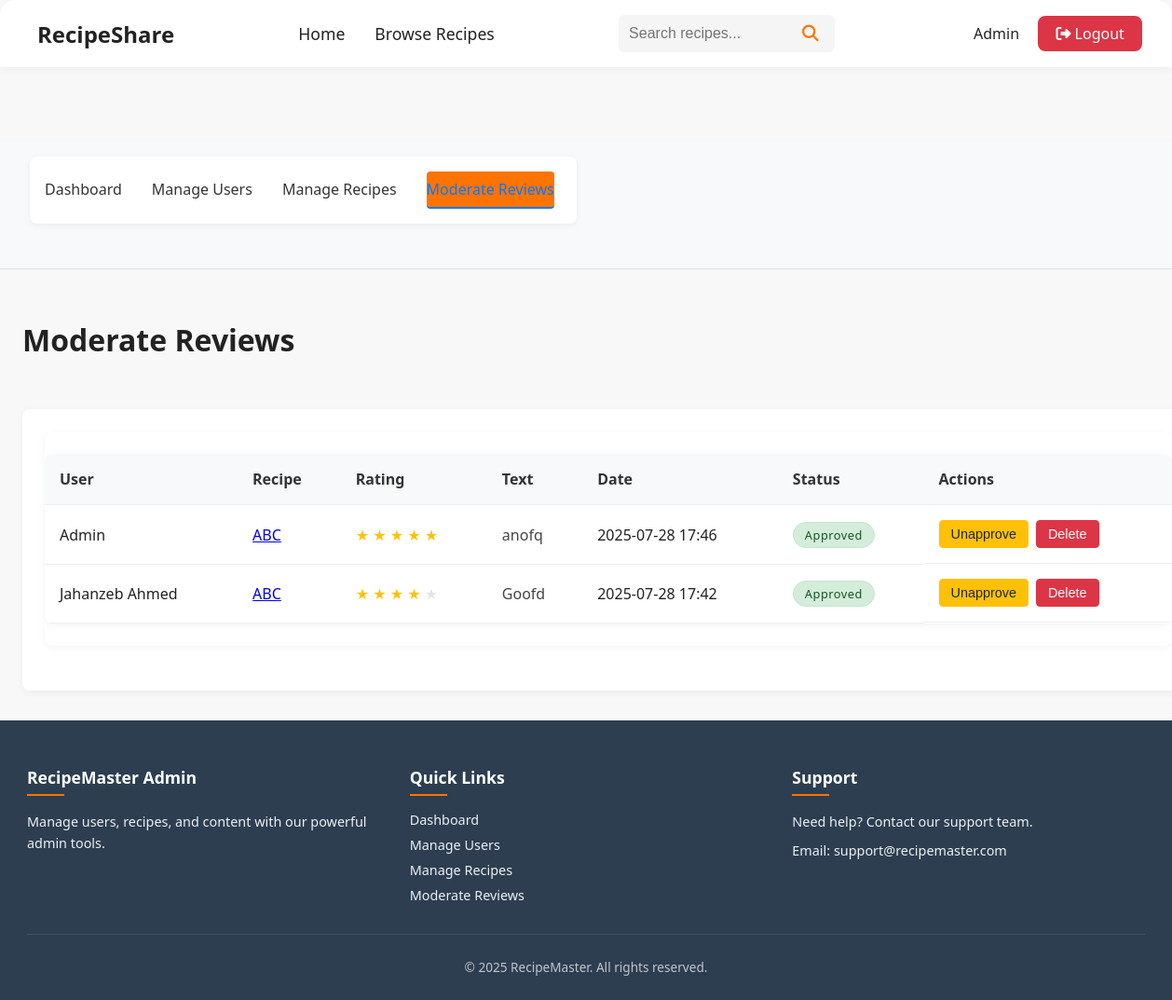
Screenshot of /admin/reviews (signed in) with the database file from the repository.
### models.py (models this page shows, shortened)
class User(db.Model):
    id = db.Column(db.Integer, primary_key=True)
    email = db.Column(db.String(120), unique=True, nullable=False)
    password = db.Column(db.String(200), nullable=False)
    role = db.Column(db.String(10), default='User')
    name = db.Column(db.String(100))
    blocked = db.Column(db.Boolean, default=False)

class Recipe(db.Model):
    id = db.Column(db.Integer, primary_key=True)
    title = db.Column(db.String(200), nullable=False)
    description = db.Column(db.Text, nullable=False)
    ingredients = db.Column(db.Text, nullable=False)
    steps = db.Column(db.Text, nullable=False)
    category = db.Column(db.String(50))
    cooking_time = db.Column(db.Integer)
    image_url = db.Column(db.String(300))
    user_id = db.Column(db.Integer, db.ForeignKey('user.id'))
    user = db.relationship('User', backref='recipes')
    approved = db.Column(db.Boolean, default=False)
    dietary_preference = db.Column(db.String(20))
    popularity = db.Column(db.Integer, default=0)
    created_at = db.Column(db.DateTime, default=datetime.utcnow)
    is_published = db.Column(db.Boolean, default=True)
    is_reported = db.Column(db.Boolean, default=False)

class Review(db.Model):
    id = db.Column(db.Integer, primary_key=True)
    user_id = db.Column(db.Integer, db.ForeignKey('user.id'))
    recipe_id = db.Column(db.Integer, db.ForeignKey('recipe.id'))
    rating = db.Column(db.Integer, nullable=False)
    text = db.Column(db.Text)
    timestamp = db.Column(db.DateTime, default=datetime.utcnow)
    approved = db.Column(db.Boolean, default=True)
    notification_sent = db.Column(db.Boolean, default=False)
    __table_args__ = (db.UniqueConstraint('user_id', 'recipe_id', name='unique_review'),)
    user = db.relationship('User', backref='reviews')
    recipe = db.relationship('Recipe', backref='recipe_reviews')

### app.py (the view)
@app.route('/admin/reviews')
@admin_required
def admin_reviews():
    reviews = Review.query.order_by(Review.timestamp.desc()).all()
    review_list = []
    for r in reviews:
        user = User.query.get(r.user_id)
        recipe = Recipe.query.get(r.recipe_id)
        review_list.append({
            'id': r.id,
            'user_name': user.name if user else 'Unknown',
            'recipe_id': r.recipe_id,
            'recipe_title': recipe.title if recipe else 'Unknown',
            'rating': r.rating,
            'text': r.text,
            'timestamp': r.timestamp,
            'approved': r.approved,
        })
    return render_template('admin_reviews.html', reviews=review_list)

### app.py (called while the page is built, shortened)
@app.context_processor
def inject_user():
    from flask_jwt_extended import get_jwt_identity
    from datetime import datetime
    context = {
        'logged_in': False,
        'user_name': None,
        'csrf_token': generate_csrf,
        'now': datetime.utcnow(),
        'current_user': None
    }
    if 'user_id' in session:
        user = User.query.get(session['user_id'])
        if user:
            context.update({
                'logged_in': True,
                'user_name': user.name,
                'current_user': user
            })
    return context

### templates/admin_reviews.html (shortened to what this page needs)
{% extends "admin_base.html" %}
{% block admin_content %}
<div class="admin-header">
    <h1>Moderate Reviews</h1>
</div>
    <div class="admin-section">
        <div class="table-responsive">
            <table class="reviews-table">
                <thead>
                    <tr>
                        <th>User</th>
                        <th>Recipe</th>
                        <th>Rating</th>
                        <th>Text</th>
                        <th>Date</th>
                        <th>Status</th>
                        <th>Actions</th>
                    </tr>
                </thead>
                <tbody>
                    {% for review in reviews %}
                    <tr class="{% if not review.approved %}pending-row{% endif %}">
                        <td>{{ review.user_name }}</td>
                        <td>
                            <a href="{{ url_for('recipe_detail', recipe_id=review.recipe_id) }}" target="_blank">
                                {{ review.recipe_title }}
                            </a>
                        </td>
                        <td>
                            <div class="rating">
                                {% for i in range(5) %}
                                    <span class="star {% if i < review.rating %}filled{% endif %}">★</span>
                                {% endfor %}
                            </div>
                        </td>
                        <td class="review-text">{{ review.text }}</td>
                        <td>{{ review.timestamp.strftime('%Y-%m-%d %H:%M') }}</td>
                        <td>
                            {% if review.approved %}
                                <span class="status-badge approved">Approved</span>
                            {% else %}
                                <span class="status-badge pending">Pending</span>
                            {% endif %}
                        </td>
                        <td class="actions">
                            {% if not review.approved %}
                            <button onclick="approveReview('{{ review.id }}')" class="btn btn-approve">
                                Approve
                            </button>
                            {% else %}
                            <button onclick="unapproveReview('{{ review.id }}')" class="btn btn-warning">
                                Unapprove
                            </button>
                            {% endif %}
                            <button onclick="deleteReview('{{ review.id }}')" class="btn btn-delete">
                                Delete
                            </button>
                        </td>
                    </tr>
                    {% else %}
                    <tr>
                        <td colspan="7" style="text-align: center;">No reviews to moderate</td>
                    </tr>
                    {% endfor %}
                </tbody>
            </table>
        </div>
    </div>
{% endblock %}
{% block footer %}
<footer class="admin-footer">
    <div class="container">
        <div class="admin-footer-content">
            <div class="admin-footer-section">
                <h3>RecipeMaster Admin</h3>
                <p>Manage users, recipes, and content with our powerful admin tools.</p>
            </div>
            <div class="admin-footer-section">
                <h3>Quick Links</h3>
                <ul>
                    <li><a href="{{ url_for('admin_dashboard') }}">Dashboard</a></li>
                    <li><a href="{{ url_for('admin_users') }}">Manage Users</a></li>
                    <li><a href="{{ url_for('admin_recipes') }}">Manage Recipes</a></li>
                    <li><a href="{{ url_for('admin_reviews') }}">Moderate Reviews</a></li>
                </ul>
            </div>
            <div class="admin-footer-section">
                <h3>Support</h3>
                <p>Need help? Contact our support team.</p>
                <p>Email: support@recipemaster.com</p>
            </div>
        </div>
        <div class="admin-footer-bottom">
            <p>&copy; {{ now.year }} RecipeMaster. All rights reserved.</p>
        </div>
    </div>
</footer>
{% endblock %}

### templates/base.html (shortened to what this page needs)
<!DOCTYPE html>
<html lang="en">
<head>
    <link rel="stylesheet" href="/static/style.css">
    <link rel="stylesheet" href="https://cdnjs.cloudflare.com/ajax/libs/font-awesome/6.4.0/css/all.min.css">
    {% block extra_css %}{% endblock %}
</head>
<body>
    <header class="navbar">
        <div class="logo">
            <a href="{{ url_for('home') }}" style="text-decoration: none; color: inherit;">
                <span>RecipeShare</span>
            </a>
        </div>
        <nav>
            <a href="{{ url_for('home') }}" {% if request.endpoint == 'home' %}class="active"{% endif %}>Home</a>
            <a href="{{ url_for('recipes') }}" {% if request.endpoint == 'recipes' %}class="active"{% endif %}>Browse Recipes</a>
        </nav>
        {% if request.endpoint != 'home' %}
        <form class="search-bar" action="{{ url_for('search') }}" method="GET">
            <input type="text" name="q" placeholder="Search recipes..." value="{{ request.args.get('q', '') }}">
            <button type="submit"><i class="fa fa-search"></i></button>
        </form>
        {% endif %}
        {% if current_user.is_authenticated %}
        <div class="user-menu">
            <button class="user-menu-btn" onclick="toggleDropdown()">
                <i class="fas fa-user-circle"></i>
                <a href="{{ url_for('profile') }}" style="color: inherit; text-decoration: none;">
                    <span>{{ current_user.name or 'My Account' }}</span>
                </a>
                <i class="fas fa-chevron-down" style="font-size: 0.8rem; margin-left: 0.5rem;"></i>
            </button>
            <div class="dropdown-menu" id="userDropdown">
                <a href="{{ url_for('profile') }}" class="dropdown-item">
                    <i class="fas fa-user"></i> My Profile
                </a>
                {% if current_user.role == 'Admin' %}
                <a href="{{ url_for('admin_dashboard') }}" class="dropdown-item">
                    <i class="fas fa-shield-alt"></i> Admin Dashboard
                </a>
                {% endif %}
                <div class="dropdown-divider"></div>
                <a href="{{ url_for('logout') }}" class="dropdown-item">
                    <i class="fas fa-sign-out-alt"></i> Logout
                </a>
            </div>
        </div>
        {% elif logged_in %}
        <div class="user-menu">
            <a href="{{ url_for('profile') }}" class="user-name">{{ user_name or 'User' }}</a>
            <a href="{{ url_for('logout') }}" class="logout-btn">
                <i class="fas fa-sign-out-alt"></i> Logout
            </a>
        </div>
        {% else %}
        <a href="{{ url_for('login') }}" class="login-btn">
            <i class="fas fa-sign-in-alt"></i> Login
        </a>
        {% endif %}
    </header>
    <main class="container">
        {% block content %}{% endblock %}
    </main>
    {% block footer %}{% endblock %}
</body>
</html>

### static/style.css (style rules this page uses)
body { font-family: 'Segoe UI', Arial, sans-serif; margin: 0; padding: 0; background: #f8f8f8; color: #222; }
.navbar { display: flex; align-items: center; justify-content: space-between; background: #fff; padding: 1rem 2rem; box-shadow: 0 2px 8px rgba(0,0,0,0.05); border-radius: 16px 16px 0 0; }
.logo { display: flex; align-items: center; font-size: 1.5rem; font-weight: bold; color: #222; gap: 0.5rem; }
.navbar nav { display: flex; gap: 2rem; }
.navbar nav a { text-decoration: none; color: #222; font-weight: 500; font-size: 1.1rem; transition: color 0.2s; }
.user-menu { position: relative; display: inline-block; }
.search-bar { display: flex; align-items: center; background: #f5f5f5; border-radius: 6px; padding: 0.2rem 0.7rem; margin-right: 1rem; }
.search-bar input { border: none; background: transparent; outline: none; font-size: 1rem; padding: 0.5rem 0; width: 180px; }
.search-bar button { border: none; background: none; color: #ff7300; font-size: 1.1rem; cursor: pointer; }
.btn { display: inline-flex; align-items: center; gap: 0.5rem; padding: 0.9rem 2rem; border-radius: 10px; font-size: 1.1rem; font-weight: 500; text-decoration: none; border: 2px solid transparent; transition: background 0.2s, color 0.2s, border 0.2s; cursor: pointer; }
.user-menu .user-name { color: #222; font-weight: 500; margin-right: 1rem; text-decoration: none; transition: color 0.2s; }
.logout-btn { background: #dc3545; color: #fff; border: none; border-radius: 8px; padding: 0.5rem 1.2rem; font-size: 1rem; font-weight: 500; text-decoration: none; transition: background 0.2s; }
.review-text { color: #444; line-height: 1.5; }
.status-badge { display: inline-block; padding: 0.25rem 0.75rem; border-radius: 50px; font-size: 0.8rem; font-weight: 500; text-transform: capitalize; }
.status-badge.approved { background-color: #d4edda; color: #155724; border: 1px solid #c3e6cb; }

### rows the page displays
User: name "Admin", user_name "Admin"
Recipe: recipe_title "ABC" "ABC"
Review: text "anofq", timestamp "2025-07-28 17:46"
User: user_name "Jahanzeb Ahmed"
Review: text "Goofd", timestamp "2025-07-28 17:42"
